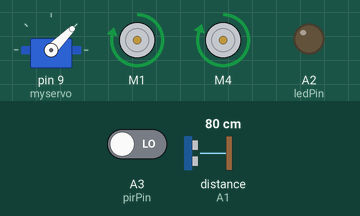
Recording of a sketch running on a simulated Arduino Uno, built with avr-gcc and run on an emulated ATmega328P. Parts: servo, 2 × DC motor (green arrow = forward, orange = backward, longer = faster), output pins drawn as LEDs (lit = HIGH). The test bench sets the inputs (shaded band); at power-on: A3 (pirPin) LOW, distance to the obstacle (sensor on A1) 80 cm. The echo pulse lasts 58.3 µs per cm; what the sketch prints to the serial monitor is not drawn.

Above: at 8.7 s.
8.8 s: A3 (pirPin) driven HIGH
At 9.0 s:
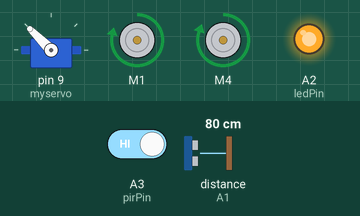
At 9.4 s:
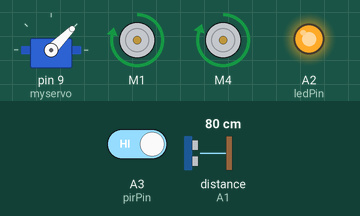
11.8 s: distance to the obstacle (sensor on A1) set to 32 cm
14.8 s: distance to the obstacle (sensor on A1) set to 28 cm
At 15.2 s:
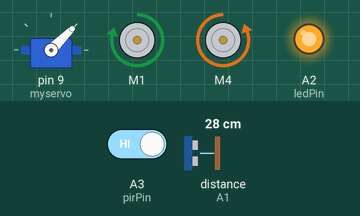
17.8 s: A3 (pirPin) driven LOW
At 18.82 s:
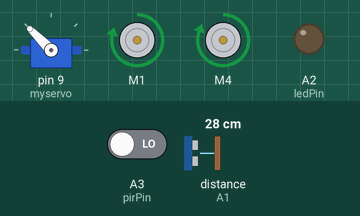
20.8 s: distance to the obstacle (sensor on A1) set to 22 cm
23.8 s: distance to the obstacle (sensor on A1) set to 17 cm
Timing chart, 0 to 27.8 s (numbered marks = the images above; inputs shaded):
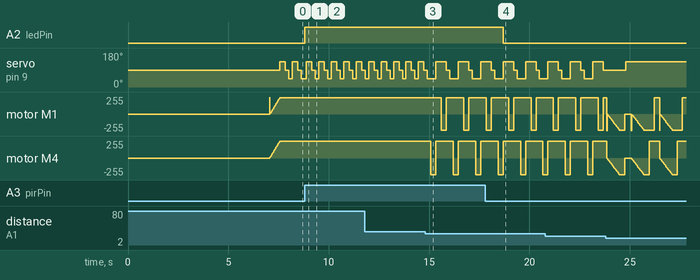

The sketch:

bot.ino
```cpp
#include <NewPing.h>
#include <AFMotor.h>
#include <Servo.h>

// Ultranic Pin Configuration

#define TRIG_PIN A0
#define ECHO_PIN A1

#define MAX_DISTANCE 400
#define  MAX_SPEED 255
#define MAX_SPEED_OFFSET -8

#define COLL_DIST 20
#define  TURN_DIST COLL_DIST+10
#define ACT_TIME 250

int calibrationTime = 5;


long unsigned int lowIn;


long unsigned int pause = 5000;

boolean lockLow = true;
boolean  takeLowTime;

int pirPin = A3;    //the digital pin connected to the PIR  sensor's output
int ledPin = A2;
NewPing sonar(TRIG_PIN, ECHO_PIN, MAX_DISTANCE);

AF_DCMotor motorR(1, MOTOR12_1KHZ);
AF_DCMotor  motorL(4, MOTOR12_1KHZ);

Servo myservo;  // Set  servo object to control a servo
String motorSet = "";

int curDist  = 0, pos, speedSet = 0;
//int pos;
//int speedSet = 0;

void setup()  {
  Serial.begin(9600);
  pinMode(pirPin, INPUT);
  pinMode(ledPin, OUTPUT);
  digitalWrite(pirPin, LOW);

  //give the sensor some time to calibrate
  Serial.print("calibrating sensor ");
    for(int i = 0; i < calibrationTime;  i++){
      Serial.print(".");
      delay(1000);
      }
    Serial.println("  done");
    Serial.println("SENSOR ACTIVE");
    delay(50);
  myservo.attach(9);  // Set to attach the servo on pin 9
  myservo.write(90);  // Write 90 to face  servo forward
  delay(2000);

  motorSet = "FORWARD";
  moveForward();

}

void loop() {

  checkPath();
  if(digitalRead(pirPin)  == HIGH){
       digitalWrite(ledPin, HIGH);   //the led visualizes the sensors  output pin state
       if(lockLow){
         //makes sure we wait for a  transition to LOW before any further output is made:
         lockLow = false;
         Serial.println("---");
         Serial.print("motion  detected at ");
         Serial.print(millis()/1000);
         Serial.println("  sec");
         delay(50);
         }
         takeLowTime =  true;
       }

     if(digitalRead(pirPin) == LOW){
       digitalWrite(ledPin,  LOW);  //the led visualizes the sensors output pin state

       if(takeLowTime){
        lowIn = millis();          //save the time of the transition from high to  LOW
        takeLowTime = false;       //make sure this is only done at the start  of a LOW phase
        }
       //if the sensor is low for more than the given  pause,
       //we assume that no more motion is going to happen
       if(!lockLow  && millis() - lowIn > pause){
           //makes sure this block of code is  only executed again after
           //a new motion sequence has been detected
           lockLow = true;
           Serial.print("motion  ended at ");      //output
           Serial.print((millis() - pause)/1000);
           Serial.println(" sec");
           delay(50);
           }
       }

}

void checkPath() {

  int curLeft = 0; int curRight  = 0; int curFront = 0;
  curDist = 0;

  checkForward();
  myservo.write(135);
  delay(100);
  for (pos = 135; pos >= 45; pos -= 45) {
    myservo.write(pos);
    delay(170);
    curDist = readPing();

    if (curDist < COLL_DIST)  { checkCourse(); break; }
    if (curDist < TURN_DIST) { changePath(); }

  }
}

int readPing() {
  int cm = 0;
  while (cm <  2) {int uS = sonar.ping(); cm = uS/US_ROUNDTRIP_CM;}
  return cm;
}

void  checkForward() {
  if (motorSet=="FORWARD") { motorR.run(FORWARD); motorL.run(FORWARD);  }
}
void changePath() {

  if (pos < 90) { veerLeft(); }
  if (pos > 90) { veerRight(); }

}

void veerRight() {
  motorR.run(BACKWARD);  motorL.run(FORWARD);
  delay(ACT_TIME);
  motorR.run(FORWARD);   motorL.run(FORWARD);
  motorSet = "FORWARD";
}

void veerLeft() {
  motorL.run(BACKWARD);  motorR.run(FORWARD);
  delay(ACT_TIME);
  motorL.run(FORWARD);   motorR.run(FORWARD);
  motorSet = "FORWARD";
}

void checkCourse() {
  moveBackward();
  delay(ACT_TIME);
  moveStop();
  setCourse();
}

void setCourse()  {
  if (pos < 90) { turnRight(); }
  if (pos > 90) { turnLeft(); }
}

void moveBackward() {
  motorSet = "BACKWARD";

  motorR.run(BACKWARD);  // Turn right motor backward
  motorL.run(BACKWARD);  // Turn left motor  backward

  for (speedSet = 0; speedSet < MAX_SPEED; speedSet +=2)
  {
    motorL.setSpeed(speedSet);
    motorR.setSpeed(speedSet+MAX_SPEED_OFFSET);
    delay(5);
  }
}

void moveForward() {
  motorSet = "FORWARD";
  checkForward();
  for (speedSet = 0; speedSet < MAX_SPEED; speedSet +=2)  {
    motorL.setSpeed(speedSet);
    motorR.setSpeed(speedSet+MAX_SPEED_OFFSET);
    delay(4);
  }
}

void moveStop() { motorR.run(RELEASE); motorL.run(RELEASE);  }

void turnRight() {
  motorSet = "RIGHT";
  motorR.run(FORWARD);      // Turn right motor forward
  motorL.run(BACKWARD);     // Turn left motor  backward
  delay(ACT_TIME);
  motorSet = "FORWARD";
  checkForward();
}

void turnLeft() {
  motorSet = "LEFT";
  motorR.run(BACKWARD);     // Turn right motor backward
  motorL.run(FORWARD);      // Turn left motor  forward
  delay(ACT_TIME);
  motorSet = "FORWARD";
  checkForward();
}
```

Measured:
- the behaviour switches between 30 and 29 cm on distance to the obstacle (sensor on A1) (found by bisection; images 2 and 3)
- after the input at 8.8 s, A2 (ledPin): LOW → HIGH at once
- after the input at 14.8 s, motor M1: alternates forward 246/255 for 0.87 s and backward 246/255 for 0.25 s, starting after 0.81 s; motor M4: alternates forward 254/255 for 0.87 s and backward 254/255 for 0.25 s, starting after 0.28 s
- after the input at 17.8 s, A2 (ledPin): HIGH → LOW after 0.89 s
